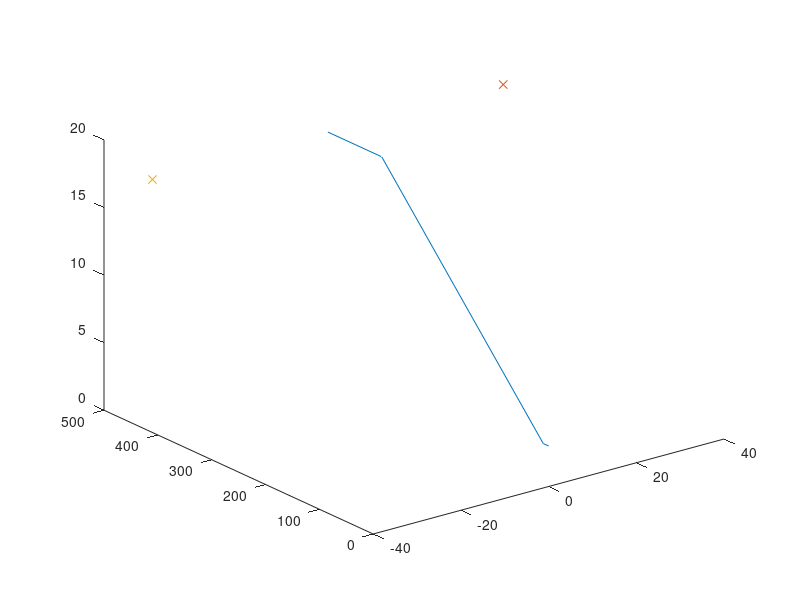
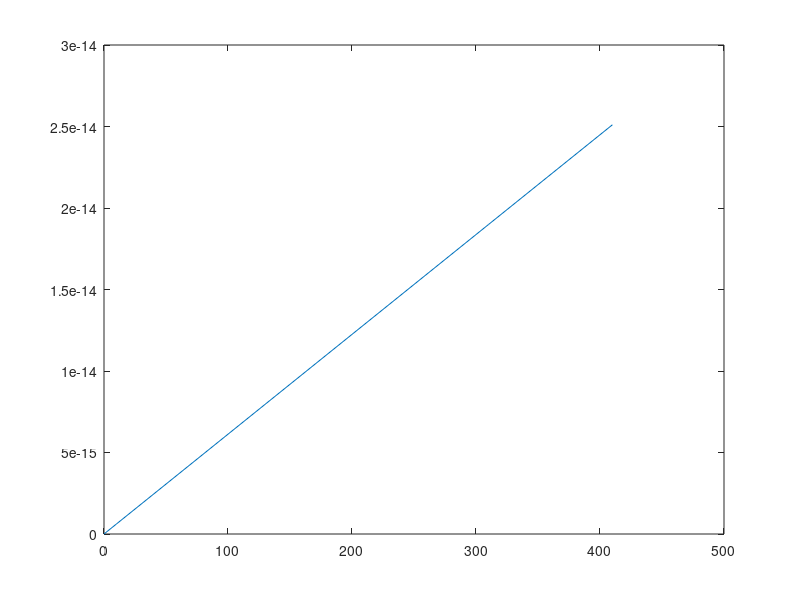
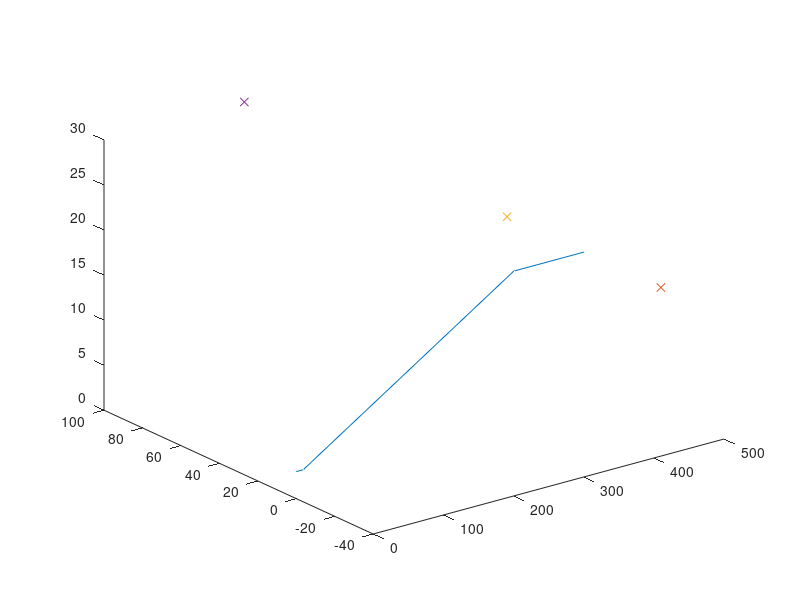

Reproduce these figures in MATLAB, in order.
close all;
clear;


%% Diverse konstanter
deg2rad = pi/180;
rad2deg = 180/pi;

%% Input parametere fra Neptus
nett = [0 0 3]';
alpha = 0;
descent = 3;
a1 = 10;
a2 = 300;
a3 = 100;
Rl = 40;
nettH = 90*deg2rad;

%% UAV init poses in NED frame
x0 = [100 200 30 0 0 0]';

%% Nett in net frame
w1 = nett;
w2 = nett + [a1 0 a1*tan(alpha*deg2rad)]';
w3 = w2 + [a2 0 a2*tan(descent*deg2rad)]';
w4 = w3 + [a3 0 0]';
% Rotation matrix from nett to NED
R = [cos(nettH) -sin(nettH) 0;sin(nettH) cos(nettH) 0;0 0 1];

loiter1 = w4 + [0 Rl 0]';
loiter2 = w4 + [0 -Rl 0]';
WP = [w1 w2 w3 w4];
WPNED = [R*w1 R*w2 R*w3 R*w4];
loiter1NED = R*loiter1;
loiter2NED = R*loiter2;
figure(1);
plot3(WP(2,:),WP(1,:),WP(3,:));
hold on;
plot3(loiter1(2,:),loiter1(1,:),loiter1(3,:),'x');
plot3(loiter2(2,:),loiter2(1,:),loiter2(3,:),'x');
figure(2);
plot(WPNED(2,:),WPNED(1,:));
figure(3)
plot3(WPNED(2,:),WPNED(1,:),WPNED(3,:));
hold on;
plot3(loiter1NED(2,:),loiter1NED(1,:),loiter1NED(3,:),'x');
plot3(loiter2NED(2,:),loiter2NED(1,:),loiter2NED(3,:),'x');
plot3(x0(2),x0(1),x0(3),'x');